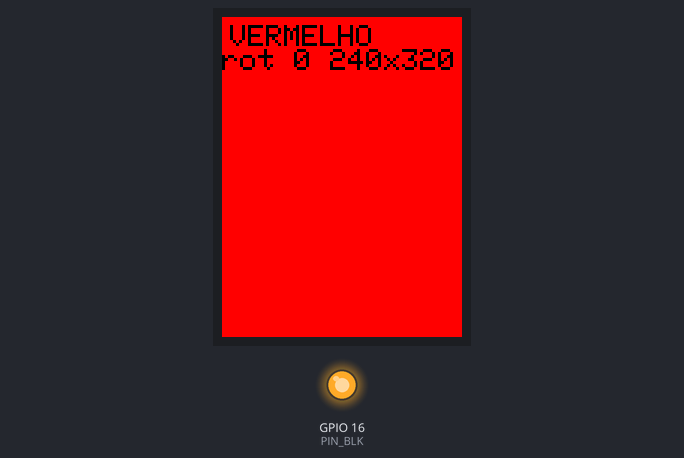
Bench run of a sketch on a simulated ESP32-S3. Parts: 240×320 colour display, output pins drawn as LEDs (lit = HIGH). Pins used as bus, display or sensor lines are not drawn; what the sketch prints to the serial monitor is not drawn.

Above: at 0.3 s.
At 5.0 s:
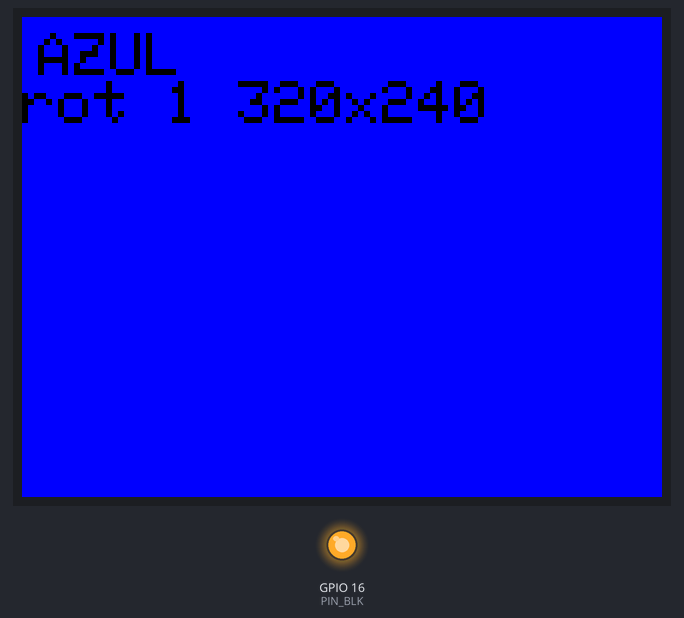
At 8.9 s:
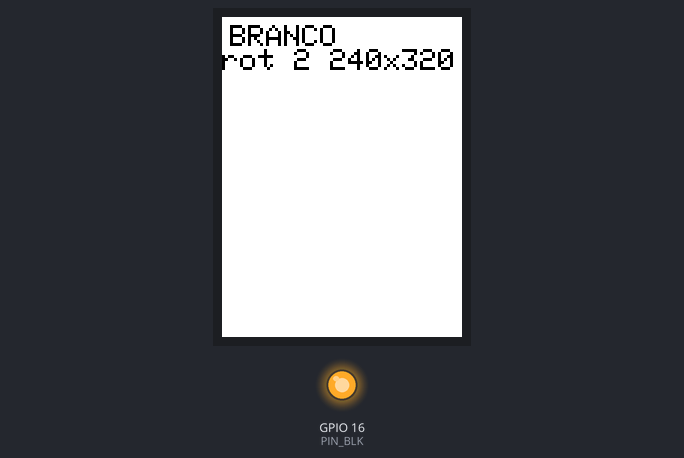
At 19.0 s:
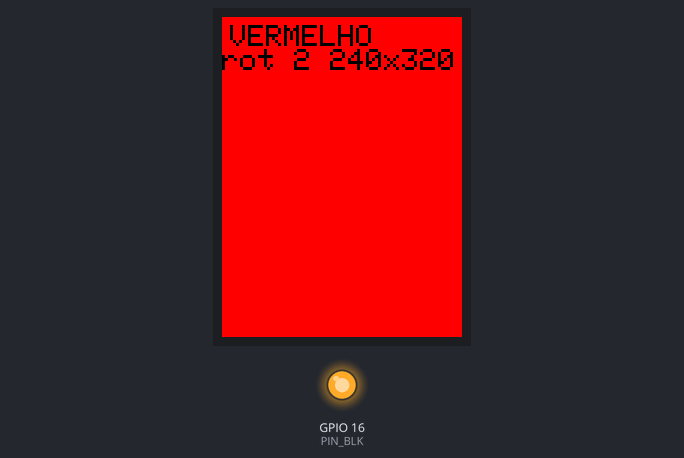
At 28.4 s:
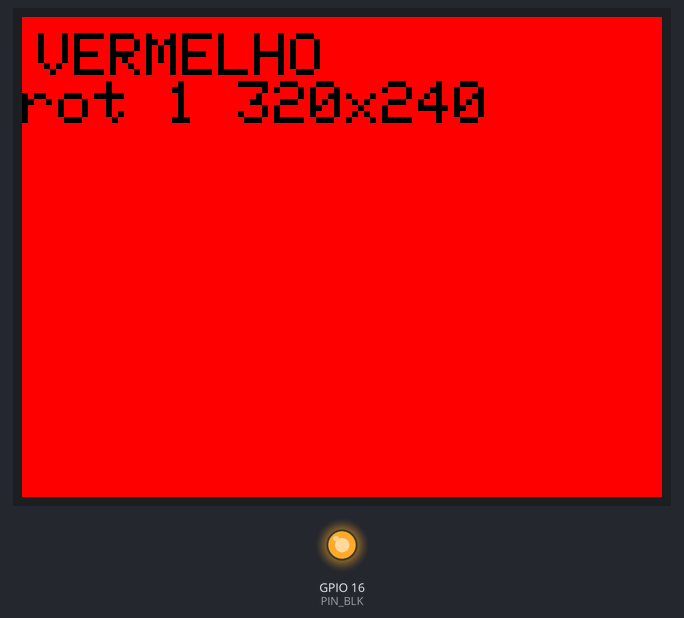
At 38.5 s:
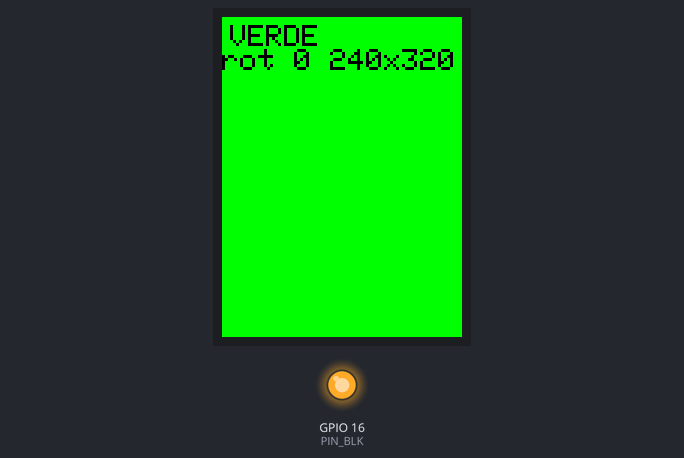

Measured:
- what the display in image 1 shows lasts 0.8 s, from 4.9 s to 5.7 s

The sketch:

teste_tela.ino
```cpp
// Teste de bancada da tela ILI9341 3,2" (BMO v1).
// Pinagem: README > Pinagem. VCC da tela no 3V3; LED no 3V3 na bancada (o pino 16 vai
// em HIGH mesmo assim, para quando o backlight passar a ser controlado).
// Versão touch (MSP3218, 14 pinos): T_CLK, T_CS, T_DIN, T_DO e T_IRQ ficam sem ligação, e os SD_* do slot
// no verso também (o microSD do BMO é o módulo separado, na porta traseira).
// Biblioteca: "Adafruit ILI9341" (o gerenciador instala junto Adafruit GFX e BusIO).
// Arduino IDE: placa "ESP32S3 Dev Module", PSRAM "OPI PSRAM", Flash Size "16MB",
// USB CDC On Boot "Enabled" (Serial em 115200 pelo USB-C marcado USB).
//
// O que conferir:
// - O ID no serial deve ser 0x9341. 0x0000 ou 0xFFFF = MISO solto (a tela pode
//   funcionar mesmo assim) ou chip diferente do anunciado.
// - As cores devem bater com o nome escrito. Vermelho saindo azul = ordem RGB/BGR
//   trocada, sinal de chip diferente do anunciado.
// - O texto fica sempre no canto de origem: serve para escolher a rotação da carcaça.
#include <SPI.h>
#include <Adafruit_ILI9341.h>

#define PIN_SCK  12
#define PIN_MOSI 11
#define PIN_MISO 13
#define PIN_CS   10
#define PIN_DC   17
#define PIN_RST  18
#define PIN_BLK  16
#define PIN_CS_CC1101 14  // os outros CS do barramento ficam em HIGH
#define PIN_CS_SD     21

// ponytail: 10 MHz por causa dos jumpers da protoboard; na PCB dá para subir até 40 MHz.
#define SPI_HZ 10000000

Adafruit_ILI9341 tft(&SPI, PIN_DC, PIN_CS, PIN_RST);

const uint16_t CORES[] = {ILI9341_RED, ILI9341_GREEN, ILI9341_BLUE, ILI9341_WHITE};
const char *NOMES[] = {"VERMELHO", "VERDE", "AZUL", "BRANCO"};

void setup() {
  Serial.begin(115200);
  for (int p : {PIN_CS_CC1101, PIN_CS_SD, PIN_BLK}) {
    pinMode(p, OUTPUT);
    digitalWrite(p, HIGH);
  }
  SPI.begin(PIN_SCK, PIN_MISO, PIN_MOSI);
  tft.begin(SPI_HZ);
}

void loop() {
  // Lido a cada ciclo para não se perder se o monitor serial abrir depois do boot.
  uint16_t id = (tft.readcommand8(0xD3, 2) << 8) | tft.readcommand8(0xD3, 3);
  Serial.printf("ID da tela: 0x%04X (esperado 0x9341)\n", id);

  for (uint8_t r = 0; r < 4; r++) {
    tft.setRotation(r);
    for (uint8_t i = 0; i < 4; i++) {
      tft.fillScreen(CORES[i]);
      tft.setCursor(8, 8);
      tft.setTextColor(ILI9341_BLACK);
      tft.setTextSize(3);
      tft.printf("%s\nrot %d %dx%d", NOMES[i], r, tft.width(), tft.height());
      delay(700);
    }
  }
}
```
